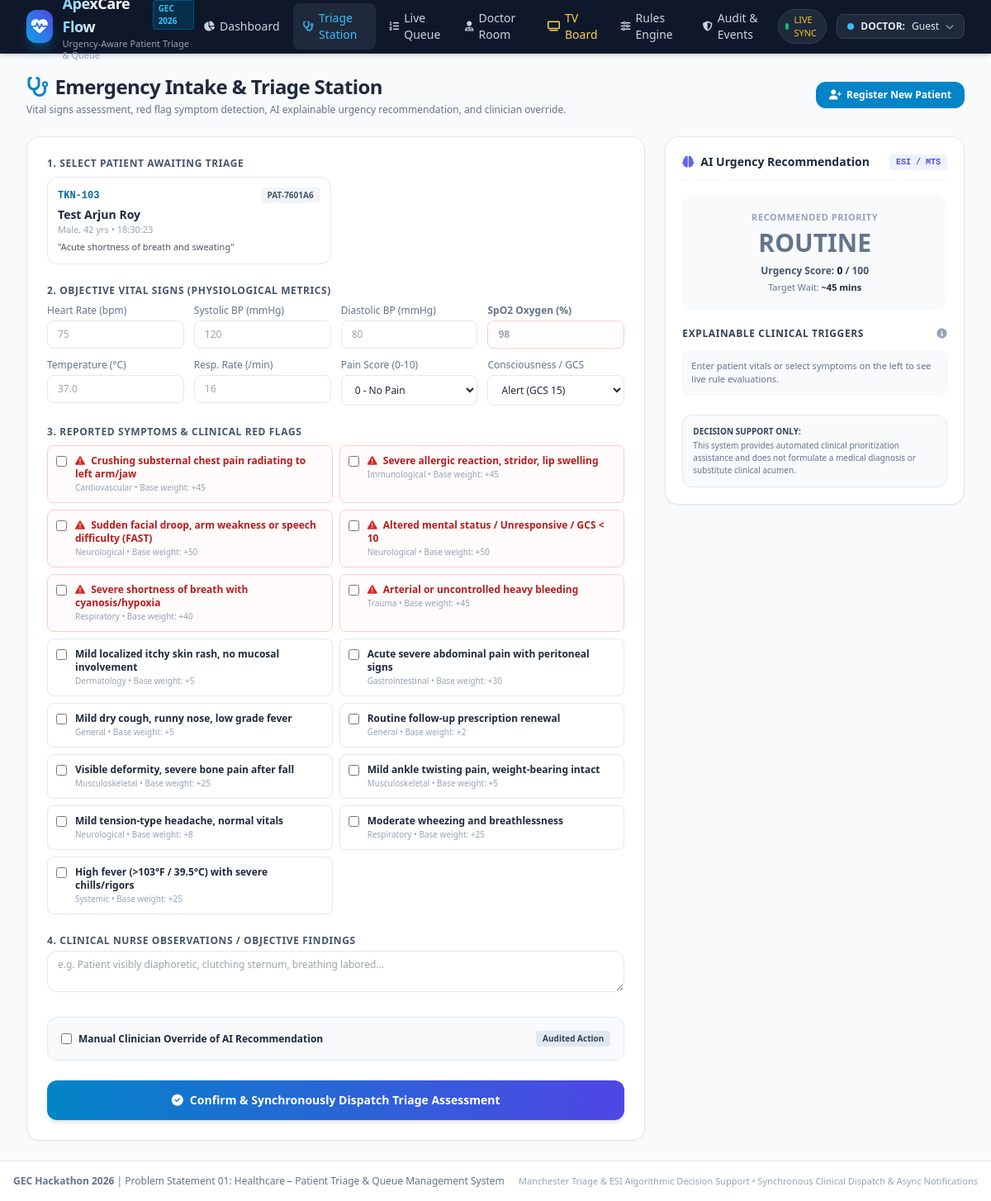
Screenshot of /triage with the database file from the repository.
### tables this page shows
CREATE TABLE visits (
        id INTEGER PRIMARY KEY AUTOINCREMENT,
        token_no TEXT UNIQUE NOT NULL,
        patient_id INTEGER NOT NULL,
        department_id INTEGER NOT NULL,
        assigned_doctor_id INTEGER,
        chief_complaint TEXT NOT NULL,
        symptoms_json TEXT, -- JSON array of symptom codes/names
        vitals_json TEXT,   -- JSON object: {hr, systolic_bp, diastolic_bp, spo2, temp_c, rr, pain_score}
        priority_level TEXT DEFAULT 'ROUTINE', -- 'CRITICAL', 'URGENT', 'ROUTINE'
        priority_score INTEGER DEFAULT 0,     -- higher score = higher priority
        status TEXT DEFAULT 'WAITING_TRIAGE',
        arrival_time TIMESTAMP DEFAULT CURRENT_TIMESTAMP,
        triage_completed_at TIMESTAMP,
        consultation_start_at TIMESTAMP,
        completed_at TIMESTAMP,
        estimated_wait_mins INTEGER DEFAULT 15,
        triage_notes TEXT,
        doctor_notes TEXT,
        FOREIGN KEY (patient_id) REFERENCES patients (id),
        FOREIGN KEY (department_id) REFERENCES departments (id),
        FOREIGN KEY (assigned_doctor_id) REFERENCES doctors (id)
    );

CREATE TABLE patients (
        id INTEGER PRIMARY KEY AUTOINCREMENT,
        patient_code TEXT UNIQUE NOT NULL,
        name TEXT NOT NULL,
        age INTEGER NOT NULL,
        gender TEXT NOT NULL,
        phone TEXT NOT NULL,
        email TEXT,
        blood_group TEXT,
        known_allergies TEXT,
        chronic_conditions TEXT,
        emergency_contact TEXT,
        created_at TIMESTAMP DEFAULT CURRENT_TIMESTAMP
    );

CREATE TABLE symptoms_catalog (
        id INTEGER PRIMARY KEY AUTOINCREMENT,
        code TEXT UNIQUE NOT NULL,
        name TEXT NOT NULL,
        category TEXT NOT NULL,
        default_score INTEGER DEFAULT 10,
        is_red_flag INTEGER DEFAULT 0,
        recommended_dept_id INTEGER,
        FOREIGN KEY (recommended_dept_id) REFERENCES departments (id)
    );

### app.py (the view)
@app.route('/triage')
def triage_view():
    conn = get_db()
    cursor = conn.cursor()
    cursor.execute("SELECT id, name, code FROM departments ORDER BY id ASC")
    departments = cursor.fetchall()
    cursor.execute("SELECT code, name, category, default_score, is_red_flag FROM symptoms_catalog ORDER BY is_red_flag DESC, category ASC")
    symptoms = cursor.fetchall()
    cursor.execute('''
        SELECT v.id, v.token_no, v.chief_complaint, v.arrival_time, v.status, p.patient_code, p.name as patient_name, p.age, p.gender
        FROM visits v
        JOIN patients p ON v.patient_id = p.id
        WHERE v.status = 'WAITING_TRIAGE'
        ORDER BY v.arrival_time ASC
    ''')
    pending_triage = cursor.fetchall()
    conn.close()
    return render_template('triage.html', departments=departments, symptoms=symptoms, pending_triage=pending_triage)

### templates/triage.html (shortened to what this page needs)
{% extends "base.html" %}
{% block content %}
<div class="space-y-6">
    <div class="flex flex-col sm:flex-row sm:items-center sm:justify-between gap-4">
        <div>
            <h1 class="text-2xl font-black text-slate-800 tracking-tight flex items-center space-x-2">
                <i class="fa-solid fa-stethoscope text-sky-600"></i>
                <span>Emergency Intake & Triage Station</span>
            </h1>
            <p class="text-xs text-slate-500 mt-1">
                Vital signs assessment, red flag symptom detection, AI explainable urgency recommendation, and clinician override.
            </p>
        </div>
        <div class="flex items-center space-x-2">
            <button onclick="openNewPatientModal()" class="px-4 py-2 rounded-xl bg-sky-600 hover:bg-sky-500 text-white font-bold text-xs shadow-sm transition flex items-center space-x-1.5">
                <i class="fa-solid fa-user-plus text-xs"></i>
                <span>Register New Patient</span>
            </button>
        </div>
    </div>
    <div class="grid grid-cols-1 lg:grid-cols-3 gap-6">
        <div class="lg:col-span-2 bg-white rounded-2xl shadow-sm border border-slate-200 p-6 space-y-6">
            <div>
                <label class="block text-xs font-bold uppercase tracking-wider text-slate-600 mb-2">
                    1. Select Patient Awaiting Triage
                </label>
                <div class="grid grid-cols-1 sm:grid-cols-2 gap-3" id="patient-selector-container">
                    {% if pending_triage %}
                        {% for visit in pending_triage %}
                        <div onclick="selectVisitForTriage({{ visit.id }}, '{{ visit.token_no }}', '{{ visit.patient_name }}', {{ visit.age }}, '{{ visit.gender }}', '{{ visit.chief_complaint }}')"
                             class="visit-select-card cursor-pointer p-3 rounded-xl border border-slate-200 hover:border-sky-500 hover:bg-sky-50/50 transition"
                             id="card-visit-{{ visit.id }}">
                            <div class="flex items-center justify-between">
                                <span class="font-bold text-xs text-sky-700 font-mono">{{ visit.token_no }}</span>
                                <span class="text-[10px] bg-slate-100 text-slate-600 px-2 py-0.5 rounded font-semibold">{{ visit.patient_code }}</span>
                            </div>
                            <div class="font-bold text-sm text-slate-800 mt-1">{{ visit.patient_name }}</div>
                            <div class="text-[11px] text-slate-400">{{ visit.gender }}, {{ visit.age }} yrs • {{ visit.arrival_time[-8:] }}</div>
                            <div class="text-[11px] text-slate-600 mt-1 truncate font-medium">"{{ visit.chief_complaint }}"</div>
                        </div>
                        {% endfor %}
                    {% else %}
                        <div class="col-span-2 p-4 text-center text-xs text-slate-400 bg-slate-50 rounded-xl border border-dashed border-slate-200">
                            No patients currently in WAITING_TRIAGE. Click "Register New Patient" to intake an arrival.
                        </div>
                    {% endif %}
                </div>
            </div>
            <div>
                <label class="block text-xs font-bold uppercase tracking-wider text-slate-600 mb-2">
                    2. Objective Vital Signs (Physiological Metrics)
                </label>
                <div class="grid grid-cols-2 sm:grid-cols-4 gap-3 text-xs">
                    <div>
                        <span class="text-slate-500 font-medium">Heart Rate (bpm)</span>
                        <input type="number" id="vital-hr" placeholder="75" oninput="triggerAIEvaluationPreview()"
                               class="w-full mt-1 px-3 py-2 border border-slate-200 rounded-lg focus:ring-2 focus:ring-sky-500 focus:outline-none">
                    </div>
                    <div>
                        <span class="text-slate-500 font-medium">Systolic BP (mmHg)</span>
                        <input type="number" id="vital-systolic" placeholder="120" oninput="triggerAIEvaluationPreview()"
                               class="w-full mt-1 px-3 py-2 border border-slate-200 rounded-lg focus:ring-2 focus:ring-sky-500 focus:outline-none">
                    </div>
                    <div>
                        <span class="text-slate-500 font-medium">Diastolic BP (mmHg)</span>
                        <input type="number" id="vital-diastolic" placeholder="80" oninput="triggerAIEvaluationPreview()"
                               class="w-full mt-1 px-3 py-2 border border-slate-200 rounded-lg focus:ring-2 focus:ring-sky-500 focus:outline-none">
                    </div>
                    <div>
                        <span class="text-slate-500 font-bold text-red-600">SpO2 Oxygen (%)</span>
                        <input type="number" id="vital-spo2" placeholder="98" oninput="triggerAIEvaluationPreview()"
                               class="w-full mt-1 px-3 py-2 border border-red-200 bg-red-50/20 rounded-lg font-bold text-red-700 focus:ring-2 focus:ring-red-500 focus:outline-none">
                    </div>
                    <div>
                        <span class="text-slate-500 font-medium">Temperature (°C)</span>
                        <input type="number" step="0.1" id="vital-temp" placeholder="37.0" oninput="triggerAIEvaluationPreview()"
                               class="w-full mt-1 px-3 py-2 border border-slate-200 rounded-lg focus:ring-2 focus:ring-sky-500 focus:outline-none">
                    </div>
                    <div>
                        <span class="text-slate-500 font-medium">Resp. Rate (/min)</span>
                        <input type="number" id="vital-rr" placeholder="16" oninput="triggerAIEvaluationPreview()"
                               class="w-full mt-1 px-3 py-2 border border-slate-200 rounded-lg focus:ring-2 focus:ring-sky-500 focus:outline-none">
                    </div>
                    <div>
                        <span class="text-slate-500 font-medium">Pain Score (0-10)</span>
                        <select id="vital-pain" onchange="triggerAIEvaluationPreview()"
                                class="w-full mt-1 px-3 py-2 border border-slate-200 rounded-lg focus:ring-2 focus:ring-sky-500 focus:outline-none bg-white">
                            <option value="0">0 - No Pain</option>
                        </select>
                    </div>
                    <div>
                        <span class="text-slate-500 font-medium">Consciousness / GCS</span>
                        <select id="vital-gcs" onchange="triggerAIEvaluationPreview()"
                                class="w-full mt-1 px-3 py-2 border border-slate-200 rounded-lg focus:ring-2 focus:ring-sky-500 focus:outline-none bg-white">
                            <option value="15">Alert (GCS 15)</option>
                        </select>
                    </div>
                </div>
            </div>
            <div>
                <label class="block text-xs font-bold uppercase tracking-wider text-slate-600 mb-2">
                    3. Reported Symptoms & Clinical Red Flags
                </label>
                <div class="grid grid-cols-1 sm:grid-cols-2 gap-2 text-xs" id="symptoms-list">
                    {% for sym in symptoms %}
                    <label class="flex items-start space-x-2.5 p-2.5 rounded-lg border {% if sym.is_red_flag %}border-red-200 bg-red-50/30 hover:bg-red-50{% else %}border-slate-200 hover:bg-slate-50{% endif %} cursor-pointer transition">
                        <input type="checkbox" name="symptoms" value="{{ sym.code }}" onchange="triggerAIEvaluationPreview()"
                               class="mt-0.5 rounded text-sky-600 focus:ring-sky-500">
                        <div>
                            <div class="font-bold {% if sym.is_red_flag %}text-red-700{% else %}text-slate-800{% endif %}">
                                {% if sym.is_red_flag %}<i class="fa-solid fa-triangle-exclamation text-red-600 mr-1"></i>{% endif %}
                                {{ sym.name }}
                            </div>
                            <div class="text-[10px] text-slate-400">{{ sym.category }} • Base weight: +{{ sym.default_score }}</div>
                        </div>
                    </label>
                    {% endfor %}
                </div>
            </div>
            <div>
                <label class="block text-xs font-bold uppercase tracking-wider text-slate-600 mb-1">
                    4. Clinical Nurse Observations / Objective Findings
                </label>
                <textarea id="triage-notes" rows="2" placeholder="e.g. Patient visibly diaphoretic, clutching sternum, breathing labored..."
                          class="w-full px-3 py-2 text-xs border border-slate-200 rounded-xl focus:ring-2 focus:ring-sky-500 focus:outline-none"></textarea>
            </div>
            <div class="p-4 rounded-xl bg-slate-50 border border-slate-200 space-y-3">
                <div class="flex items-center justify-between">
                    <label class="flex items-center space-x-2 cursor-pointer">
                        <input type="checkbox" id="check-override" onchange="toggleOverrideControls()"
                               class="rounded text-amber-600 focus:ring-amber-500">
                        <span class="text-xs font-bold text-slate-800">Manual Clinician Override of AI Recommendation</span>
                    </label>
                    <span class="text-[10px] bg-slate-200 text-slate-700 px-2 py-0.5 rounded font-semibold">Audited Action</span>
                </div>
            </div>
            <button onclick="submitTriageAssessment()" id="btn-submit-triage"
                    class="w-full py-3.5 rounded-xl bg-gradient-to-r from-sky-600 to-indigo-600 hover:from-sky-500 hover:to-indigo-500 text-white font-bold text-sm shadow-md transition flex items-center justify-center space-x-2">
                <i class="fa-solid fa-check-circle"></i>
                <span>Confirm & Synchronously Dispatch Triage Assessment</span>
            </button>
        </div>
        <div class="space-y-6">
            <div class="bg-white rounded-2xl shadow-sm border border-slate-200 p-5 sticky top-20">
                <div class="flex items-center justify-between pb-3 border-b border-slate-100">
                    <h2 class="text-sm font-bold text-slate-800 flex items-center space-x-2">
                        <i class="fa-solid fa-brain text-indigo-500"></i>
                        <span>AI Urgency Recommendation</span>
                    </h2>
                    <span class="text-[10px] bg-indigo-50 text-indigo-600 px-2 py-0.5 rounded font-mono font-bold">ESI / MTS</span>
                </div>
                <div class="mt-4 p-5 rounded-2xl text-center transition-all" id="ai-preview-box" style="background-color: #F8FAFC;">
                    <div class="text-[11px] uppercase tracking-wider font-bold text-slate-400" id="ai-preview-title">
                        Recommended Priority
                    </div>
                    <div class="text-3xl font-black mt-1" id="ai-preview-level" style="color: #64748B;">
                        ROUTINE
                    </div>
                    <div class="mt-2 text-xs font-semibold text-slate-600">
                        Urgency Score: <span class="font-black text-slate-900" id="ai-preview-score">0</span> / 100
                    </div>
                    <div class="mt-1 text-[11px] text-slate-500">
                        Target Wait: <span class="font-bold text-slate-800" id="ai-preview-wait">~45 mins</span>
                    </div>
                </div>
                <div class="mt-5 space-y-3">
                    <div class="text-xs font-bold text-slate-700 uppercase tracking-wider flex items-center justify-between">
                        <span>Explainable Clinical Triggers</span>
                        <i class="fa-solid fa-circle-info text-slate-400"></i>
                    </div>
                    <div id="ai-reasons-list" class="space-y-2 text-xs">
                        <div class="p-2.5 rounded-lg bg-slate-50 border border-slate-100 text-slate-500 text-[11px]">
                            Enter patient vitals or select symptoms on the left to see live rule evaluations.
                        </div>
                    </div>
                </div>
                <div class="mt-6 p-3 rounded-xl bg-slate-50 border border-slate-200 text-[10px] text-slate-500 leading-normal">
                    <strong class="text-slate-700 block mb-0.5">DECISION SUPPORT ONLY:</strong>
                    This system provides automated clinical prioritization assistance and does not formulate a medical diagnosis or substitute clinical acumen.
                </div>
            </div>
        </div>
    </div>
</div>
{% endblock %}

### rows the page displays
visits: token_no "TKN-103", patient_code "PAT-7601A6", patient_name "Test Arjun Roy", gender "Male", age "42", arrival_time "18:30:23", chief_complaint "Acute shortness of breath and sweating"
symptoms_catalog: is_red_flag 1 (drawn), name "Crushing substernal chest pain radiating to left arm/jaw", category "Cardiovascular", default_score "45"
symptoms_catalog: is_red_flag 1 (drawn), name "Severe allergic reaction, stridor, lip swelling", category "Immunological", default_score "45"
symptoms_catalog: is_red_flag 1 (drawn), name "Sudden facial droop, arm weakness or speech difficulty (FAST)", category "Neurological", default_score "50"
symptoms_catalog: is_red_flag 1 (drawn), name "Altered mental status / Unresponsive / GCS < 10", category "Neurological", default_score "50"
symptoms_catalog: is_red_flag 1 (drawn), name "Severe shortness of breath with cyanosis/hypoxia", category "Respiratory", default_score "40"
symptoms_catalog: is_red_flag 1 (drawn), name "Arterial or uncontrolled heavy bleeding", category "Trauma", default_score "45"
symptoms_catalog: name "Mild localized itchy skin rash, no mucosal involvement", category "Dermatology", default_score "5"
symptoms_catalog: name "Acute severe abdominal pain with peritoneal signs", category "Gastrointestinal", default_score "30"
symptoms_catalog: name "Mild dry cough, runny nose, low grade fever", category "General", default_score "5"
symptoms_catalog: name "Routine follow-up prescription renewal", category "General", default_score "2"
symptoms_catalog: name "Visible deformity, severe bone pain after fall", category "Musculoskeletal", default_score "25"
symptoms_catalog: name "Mild ankle twisting pain, weight-bearing intact", category "Musculoskeletal", default_score "5"
symptoms_catalog: name "Mild tension-type headache, normal vitals", category "Neurological", default_score "8"
symptoms_catalog: name "Moderate wheezing and breathlessness", category "Respiratory", default_score "25"
symptoms_catalog: name "High fever (>103°F / 39.5°C) with severe chills/rigors", category "Systemic", default_score "25"

### other values shown
{{ current_role }} "DOCTOR"
{{ current_user }} "Guest"
